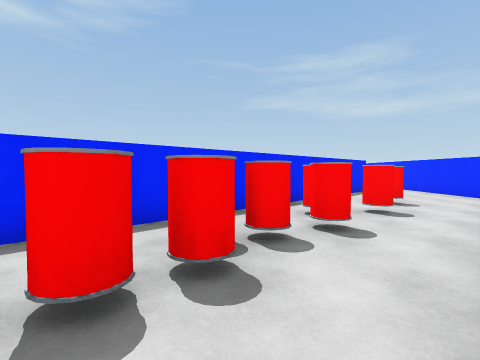
view 1 (above)

16 first-person views from a walk through a Unity game level. The camera is 1.5 m above the floor, tilts 2° down and sees 85° across. Doors are open. The floor is counted in squares, 2 m on a side. Each view is taken from the middle of a square. On the plan, view 1 faces up. The plan holds only what a view shows up to about 9 squares ahead; the rest is blank. The place goes on beyond the plan.

view 2
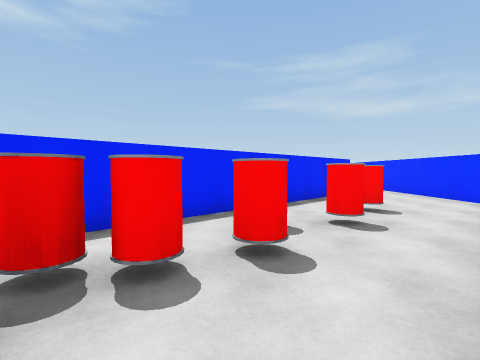

view 3
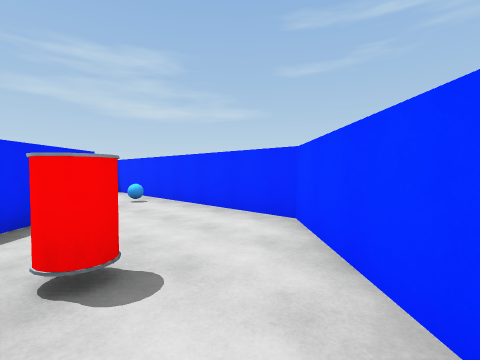

view 4
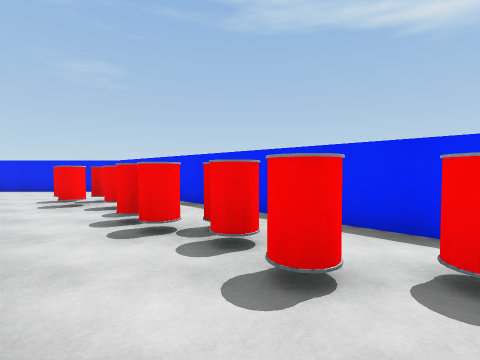

view 5
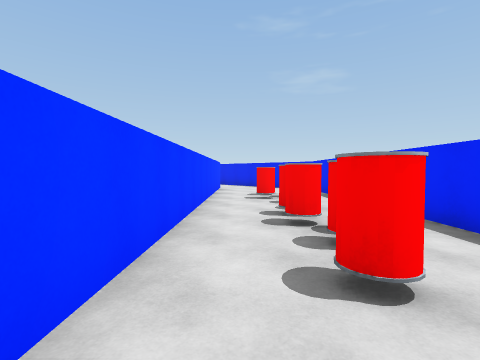

view 6
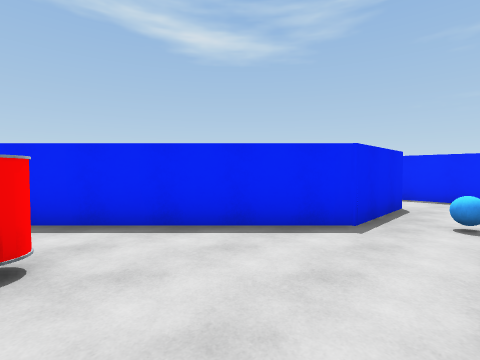

view 7
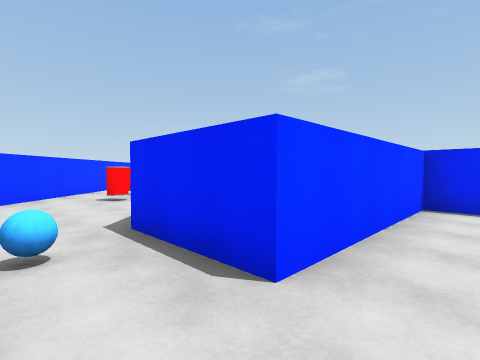

view 8
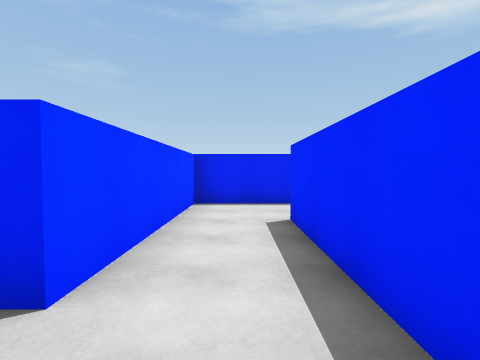

view 9
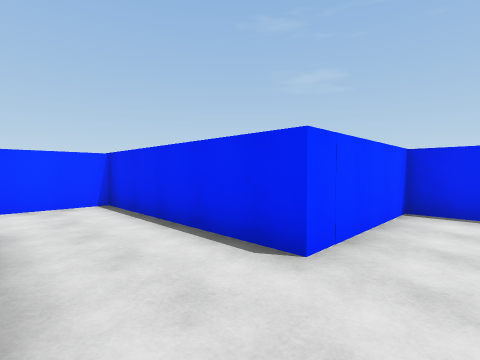

view 10
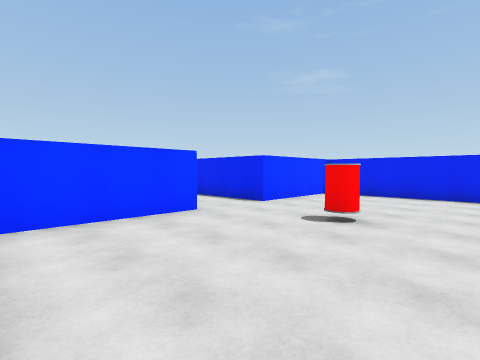

view 11
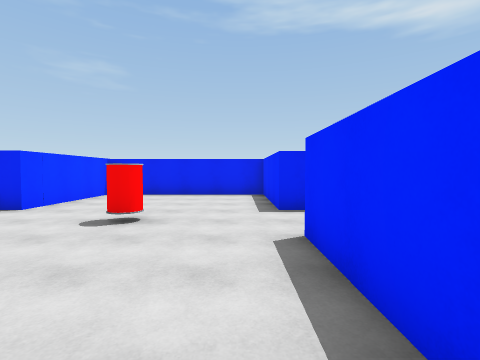

view 12
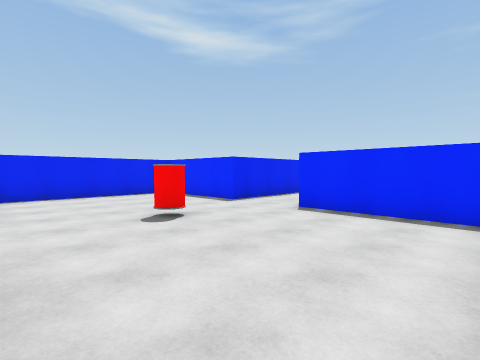

view 13
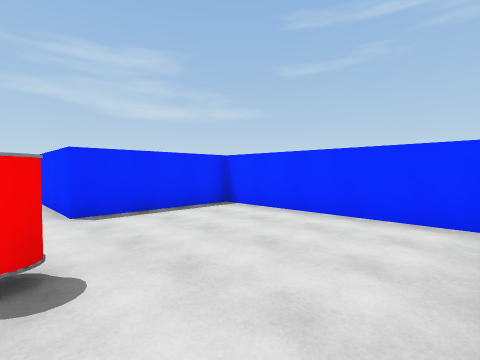

view 14
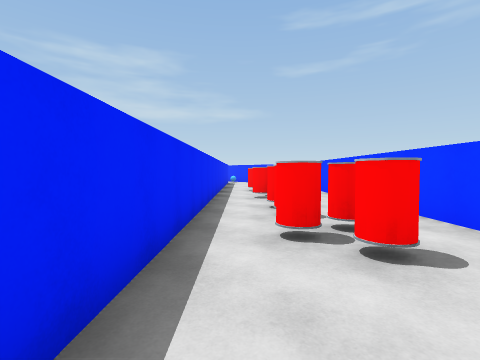

view 15
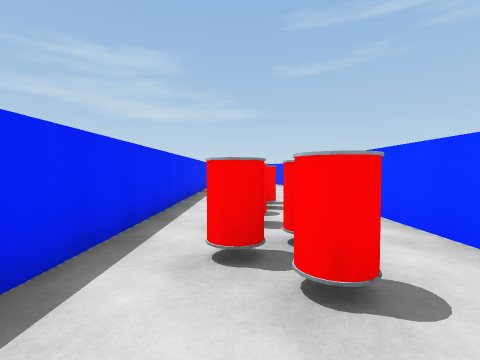

view 16
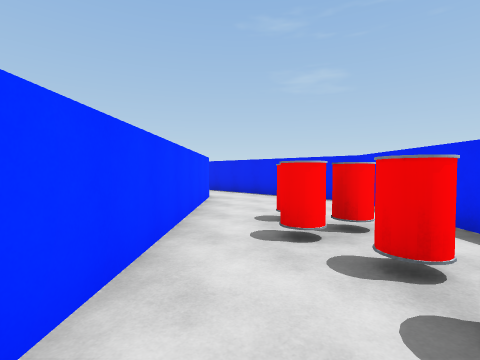

### Floor plan
Ten units are one square. View 1 is at (0, 0); x grows to the right and y downward. Boxes are objects, and circles mark ways between rooms. Rooms are numbered by the first view taken in them; rooms with no view inside come last. Other rooms are left out.
<svg viewBox="-65 -250 135 277">
<path fill="none" stroke="#000" d="M15 -120 46 -120 46 -97 -60 10M-19 22 65 -63 65 -132M58 -138 20 -138M20 -168 49 -168M53 -171 53 -217 20 -217 20 -244M0 -245 0 -217 -33 -217 -33 -168 0 -168M0 -168 0 -120 15 -120"/>
<rect x="-35" y="5" width="10" height="10" fill="#bbb"><title>other object</title></rect>
<rect x="-35" y="-5" width="10" height="10" fill="#bbb"><title>other object</title></rect>
<rect x="-25" y="-5" width="10" height="10" fill="#bbb"><title>other object</title></rect>
<rect x="-25" y="-15" width="10" height="10" fill="#bbb"><title>other object</title></rect>
<rect x="-15" y="-25" width="10" height="20" fill="#bbb"><title>other object</title></rect>
<rect x="-15" y="-35" width="10" height="10" fill="#bbb"><title>other object</title></rect>
<rect x="-5" y="-25" width="10" height="10" fill="#bbb"><title>other object</title></rect>
<rect x="-5" y="-35" width="10" height="10" fill="#bbb"><title>other object</title></rect>
<rect x="5" y="-35" width="10" height="10" fill="#bbb"><title>other object</title></rect>
<rect x="5" y="-55" width="10" height="10" fill="#bbb"><title>other object</title></rect>
<rect x="25" y="-55" width="10" height="10" fill="#bbb"><title>other object</title></rect>
<rect x="35" y="-65" width="10" height="10" fill="#bbb"><title>other object</title></rect>
<rect x="55" y="-105" width="10" height="10" fill="#bbb"><title>other object</title></rect>
<rect x="5" y="-195" width="10" height="10" fill="#bbb"><title>other object</title></rect>
<circle cx="20" cy="-130" r="3" fill="#2a7"/>
<circle cx="10" cy="-160" r="3" fill="#2a7"/>
<text x="20" y="-50">1</text>
<text x="10" y="-190">2</text>
<text x="10" y="-150">3</text>
</svg>
Room 1 opens to room 3. Room 2 opens to room 3.

Where each view was taken, in squares from view 1:
view 1: 0 up, 0 right, facing up
view 2: 1 up, 1 right, facing up
view 3: 4 up, 3 right, facing up-right
view 4: 3 up, 3 right, facing left
view 5: 4 up, 3 right, facing down-left
view 6: 6 up, 6 right, facing up-left
view 7: 13 up, 6 right, facing down-left
view 8: 13 up, 6 right, facing left
view 9: 18 up, 2 right, facing down-left
view 10: 21 up, 5 right, facing down-left
view 11: 21 up, 5 right, facing left
view 12: 17 up, 5 right, facing up-left
view 13: 17 up, 1 right, facing up-right
view 14: 2 down, 6 left, facing up-right
view 15: 2 down, 5 left, facing up-right
view 16: 1 up, 0 right, facing down-left
